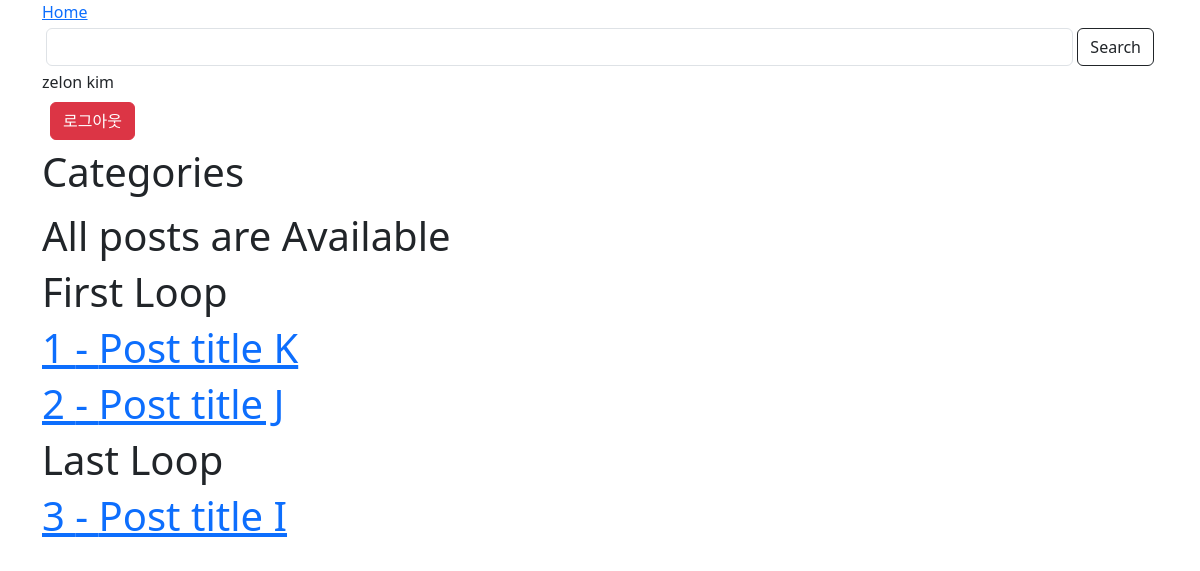
Before: / (signed in) with the older database file.
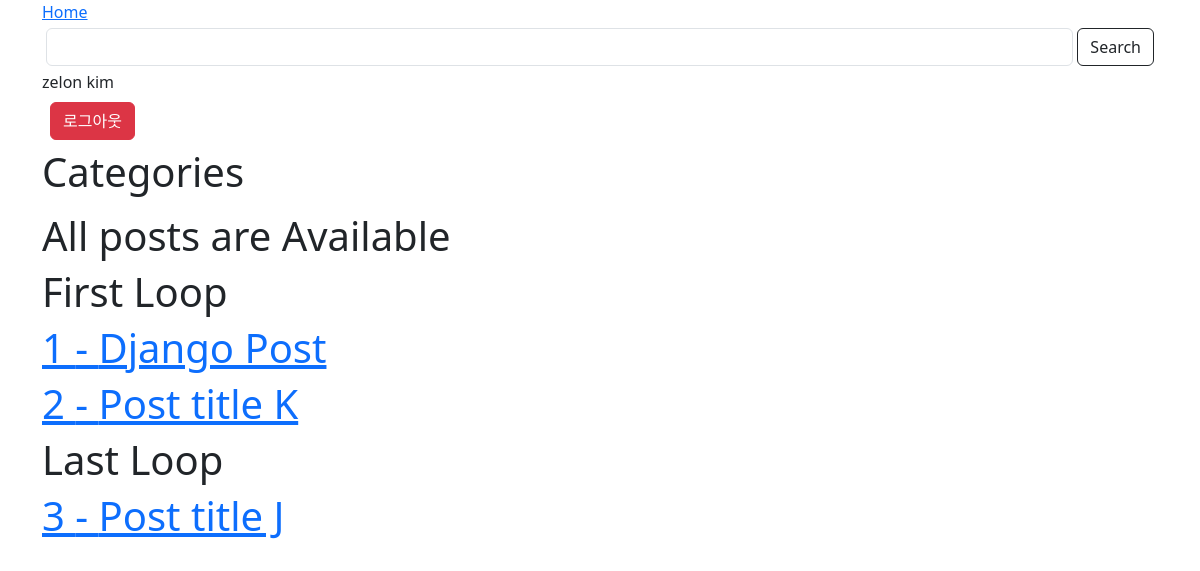
After: the same page with the newer database file.
### posts/models.py (models this page shows, shortened)
class Post(models.Model):
    post_title = models.CharField(max_length=60)
    post_content = models.TextField()
    published_date = models.DateField(auto_now=True)
    tags = models.ManyToManyField(Tag)
    post_image = models.ImageField(upload_to='post', default='post/1.png')

### posts/views.py (the view)
# urls.py: path("", home),
def home(request):
    if not request.user.is_authenticated:
        return HttpResponseRedirect('/accounts/login/')
    else:
        all_posts = Post.objects.all().order_by('-id')
        paginator = Paginator(all_posts, 3, orphans=1)
        page_number = request.GET.get('p', 2)
        page_obj = paginator.get_page(page_number)
        return render(request, 'posts/home.html', {'posts': page_obj, 'total': all_posts.count()})

### posts/context_processors.py (called while the page is built)
def categories(request):
    return {'writer': 'zelonKim'}

### posts/templates/posts/home.html (shortened to what this page needs)
{% extends 'base.html' %} {% load static %} {% block body %} {% block cate %}
<h1>Categories</h1>
{% endblock %}
{% if posts %}
<h1>All posts are Available</h1>
{% for post in posts %} {% if forloop.first %}
<h1>First Loop</h1>
{% endif %} {% if forloop.last %}
<h1>Last Loop</h1>
{% endif %}
<a href="http://127.0.0.1:8000/posts/{{ post.id }}">
  <h1>{{forloop.counter}} - {{ post.post_title }}</h1>
</a>
{% endfor %} {% elif posts|length == 0 %}
<h1>Inside elif post</h1>
{% else %}
<h1>No posts</h1>
{% endif %}
{% endblock %}

### templates/base.html (shortened to what this page needs)
{% load static %}
<!doctype html>
<html>
  <head>
    <link rel="stylesheet" href="{% static 'style.css' %}" />
    <link
      href="https://cdn.jsdelivr.net/npm/bootstrap@5.3.3/dist/css/bootstrap.min.css"
      rel="stylesheet"
    />
  </head>
  <body class="container">
    <nav>
      <a href="{% url 'basic' %}">Home</a>
      <form class="d-flex m-1" action="{% url 'search' %}">
        <input class="form-control me-1" type="text" name="query" />
        <button class="btn btn-outline-dark">Search</button>
      </form>
      {% if not user.is_authenticated %}
      <a href="{% url 'login' %}" class="btn btn-dark m-2">로그인</a>
      <a
        href="{% url 'register' %}"
        class="btn btn-light border-dark border-2 m-2"
        >회원가입</a
      >
      {% else %}
      <div>{{user.get_full_name}}</div>
      <form action="{% url 'logout' %}" method="POST">
        <input type="submit" class="btn btn-danger m-2" value="로그아웃" />
      </form>
      {% endif %}
    </nav>
    {% block body %} {% endblock %}
  </body>
</html>

Changed rows visible on the page:
no longer on this page (row unchanged): Post: shows "Last Loop", post_title "Post title I"
now on this page (row unchanged): Post: shows "First Loop", post_title "Django Post"
changed Post "Post title K": no longer shows "First Loop"
shown differently, row unchanged: Post "Post title J": now shows "Last Loop"
